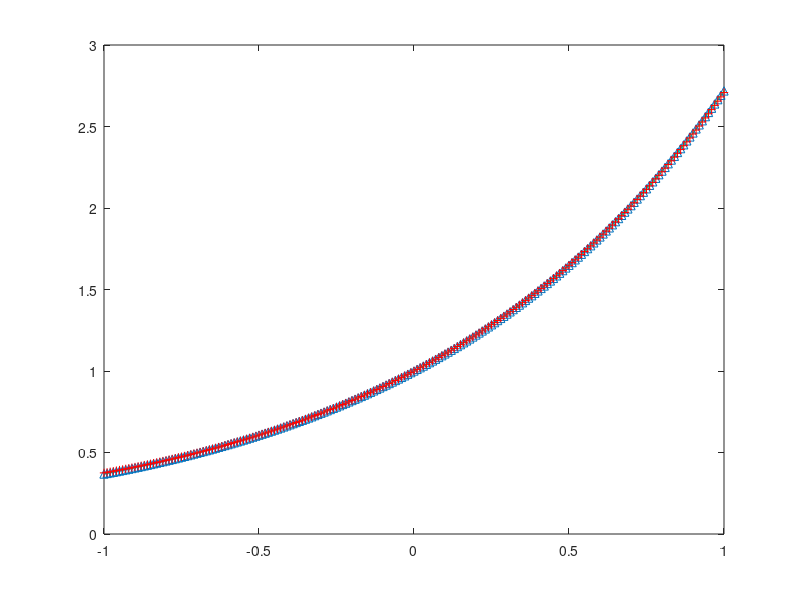
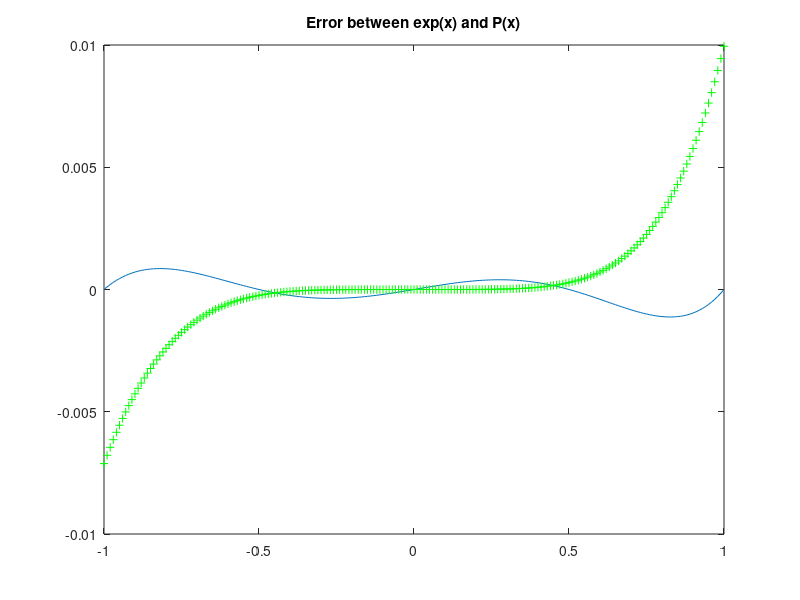

These figures' MATLAB source, in order:
%TO SAVE THE PLOTS

%I
k = -1:1e-2:1;
fk = exp(k);
plot(k,fk,'green')
hold on;

%II
x = [-1,-0.5,0,0.5,1];
A = [1,x(1),x(1)^2,x(1)^3,x(1)^4; 
    1,x(2),x(2)^2,x(2)^3,x(2)^4; 
    1,x(3),x(3)^2,x(3)^3,x(3)^4; 
    1,x(4),x(4)^2,x(4)^3,x(4)^4; 
    1,x(5),x(5)^2,x(5)^3,x(5)^4];

B = [exp(x(1)); exp(x(2)); exp(x(3)); exp(x(4)); exp(x(5))];

C = inv(A)*B;

Px = C(1) + C(2).*k + C(3).*(k.^2) + C(4).*(k.^3) + C(5).*(k.^4)
plot(k,Px,'^')
hold on;

%IV
Tx = 1 + k + (k.^2)/2 + (k.^3)/6 + (k.^4)/24 
plot(k, Tx, '+r')

%III
ErrorLIP = fk - Px;
figure
plot(k,ErrorLIP)
title('Error between exp(x) and P(x)');
hold on;

% Error in Taylor
ErrorTP = fk - Tx;
plot(k, ErrorTP, '+g')

% V